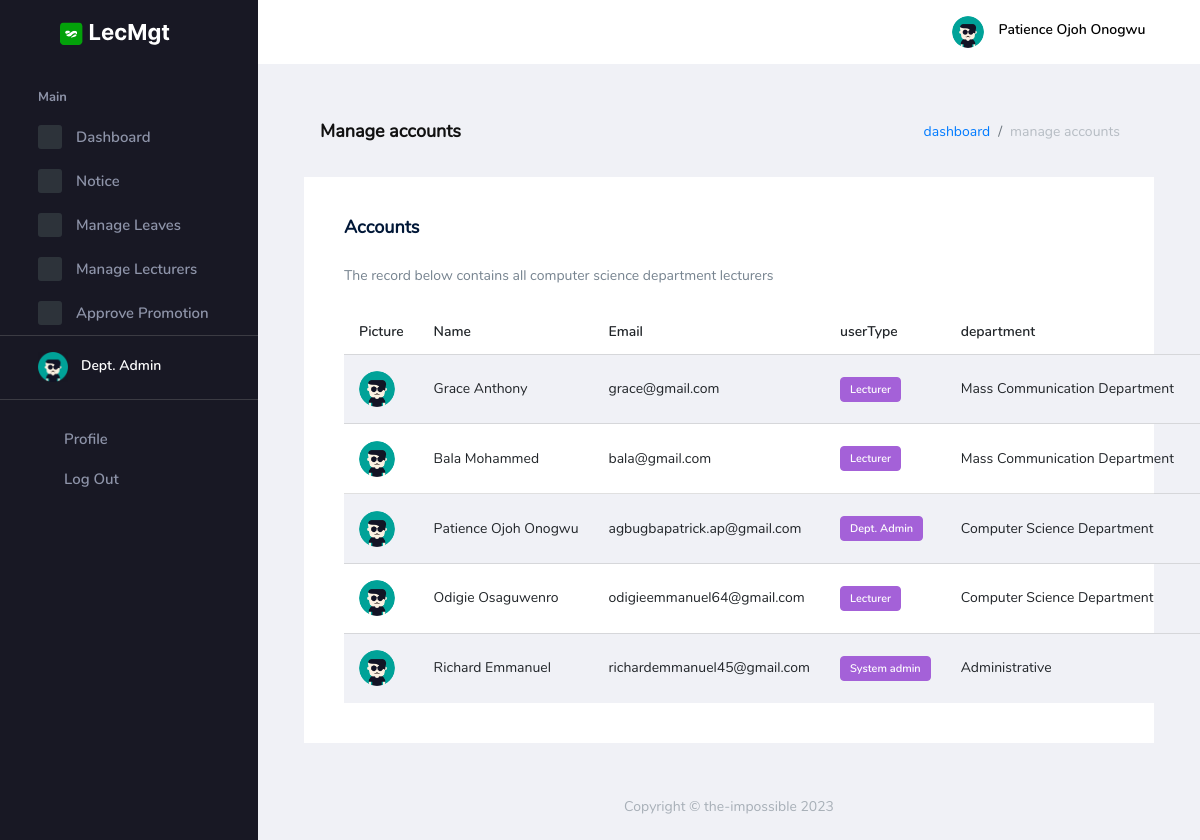
Page /auth/manage_accounts (signed in) on the earlier database version.
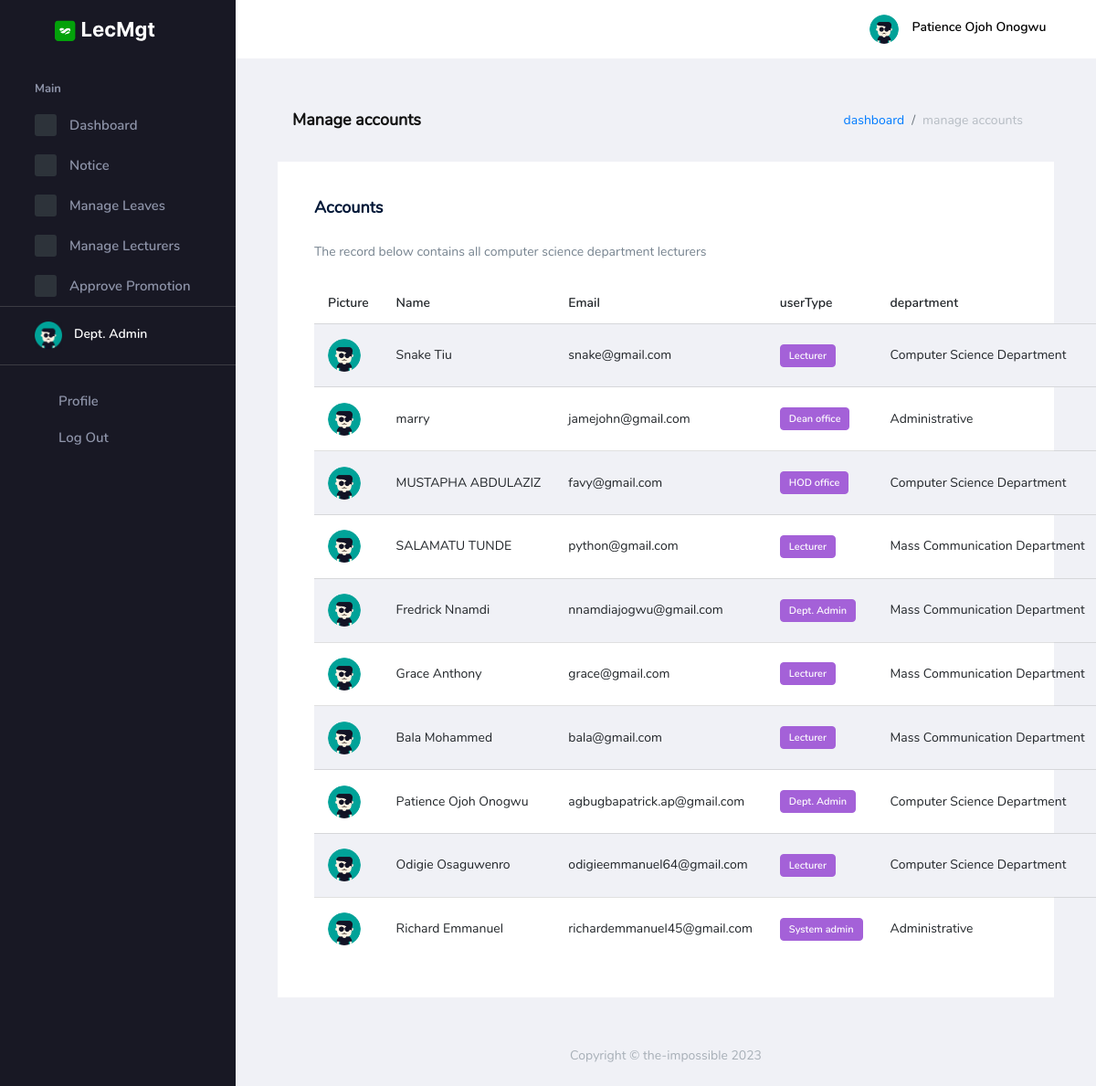
Same page on the later database version.
### lecMgt_auth/models.py (models this page shows, shortened)
class User(AbstractBaseUser, PermissionsMixin):
    user_id = models.UUIDField(
        default=uuid.uuid4, primary_key=True, unique=True, editable=False)
    email = models.CharField(max_length=100, db_index=True,
                             unique=True, verbose_name='email address', blank=True)
    name = models.CharField(
        max_length=100, db_index=True, blank=True, null=True)
    pics = models.ImageField(
        default='img/user.png', upload_to='uploads/', null=True)
    department = models.ForeignKey(
        Department, on_delete=models.CASCADE, blank=True, null=True,)
    date_joined = models.DateTimeField(
        verbose_name='date_joined', auto_now_add=True)
    last_login = models.DateTimeField(
        verbose_name='last_login', auto_now=True, null=True)
    is_active = models.BooleanField(default=True)
    is_staff = models.BooleanField(default=False)
    is_dept = models.BooleanField(default=False)
    is_central = models.BooleanField(default=False)
    is_dean = models.BooleanField(default=False)
    is_hod = models.BooleanField(default=False)
    is_superuser = models.BooleanField(default=False)
    USERNAME_FIELD = 'email'
    REQUIRED_FIELDS = ['name',]
    objects = UserManager()
    class Meta:
        db_table = 'Users'
        verbose_name_plural = 'Users'

class Department(models.Model):
    dept_id = models.UUIDField(
        default=uuid.uuid4, primary_key=True, unique=True, editable=False)
    dept_title = models.CharField(max_length=50, unique=True)
    def __str__(self):
        return self.dept_title
    class Meta:
        db_table = 'Department'
        verbose_name_plural = 'Departments'

### lecMgt_auth/views.py (the view, shortened to what this page needs)
# urls.py: path('manage_accounts', ManageAccounts.as_view(), name="manage_accounts"),
class ManageAccounts(LoginRequiredMixin, ListView):
    template_name = 'backend/auth/manage_accounts.html'
    def get_queryset(self):
        return User.objects.all().order_by('-date_joined')

### Templates/backend/auth/manage_accounts.html (shortened to what this page needs)
{% extends 'base.html' %}
{% load crispy_forms_tags %}
{% load static %}
{% block head %}{% include 'partials/auth_head.html' %}{% endblock head %}
{% block body %}
    <div class="container-scroller">
    {% block nav %}{% include 'partials/auth_nav.html' %}{% endblock nav %}
      <div class="container-fluid page-body-wrapper">
        {% include 'partials/auth_sidebar.html' %}
        <div class="main-panel">
          <div class="content-wrapper">
            <div class="page-header">
              <h3 class="page-title"> Manage accounts </h3>
              <nav aria-label="breadcrumb">
                <ol class="breadcrumb">
                  <li class="breadcrumb-item"><a href="{% url 'auth:dashboard' %}">dashboard</a></li>
                  <li class="breadcrumb-item active" aria-current="page">manage accounts</li>
                </ol>
              </nav>
            </div>
            <div class="row">
              <div class="col-lg-12 grid-margin stretch-card">
                <div class="card">
                  <div class="card-body">
                    <h4 class="card-title">Accounts</h4>
                    {% if request.user.is_staff %}
                    <p class="card-description"> The record below contains all system users</p>
                    {% else %}
                    <p class="card-description"> The record below contains all {{request.user.department|lower}} lecturers</p>
                    {% endif %}
                    <table class="table table-striped table-hover">
                      <thead>
                        <tr>
                          <th> Picture </th>
                          <th> Name </th>
                          <th> Email </th>
                          <th> userType </th>
                          <th> department </th>
                          <th> Action </th>
                        </tr>
                      </thead>
                      <tbody>
                        {% for object in object_list %}
                        <tr>
                          <td class="py-1">
                            <a {% if request.user.is_staff %} href=" {% url 'auth:edit_account' object.pk %}"{% endif %}>
                              <img src="{{ object.pics.url }}" width="60" alt="image" />
                            </a>
                          </td>
                          <td> {{ object.name}} </td>
                          <td> {{ object.email}} </td>
                          <td>
                            <label class="badge badge-info">
                            {% include 'partials/user_type.html' %}
                            </label>
                          </td>
                          <td> {{ object.department}} </td>
                          <td>
                          </td>
                        </tr>
                        {% endfor %}
                      </tbody>
                    </table>
                  </div>
                </div>
              </div>
            </div>
          </div>
          {% block footer %}{% include 'partials/auth_footer.html' %}{% endblock footer %}
        </div>
      </div>
    </div>
  {% endblock %}

### Templates/base.html (shortened to what this page needs)
<!DOCTYPE html>
<html lang="en">
	<head>
    	{% block head %} {% endblock %}
	</head>
	<body>
	{% block body %}{% endblock %}
	</body>
</html>

### Templates/partials/auth_head.html (shortened to what this page needs)
{% load static %}
<link rel="stylesheet" href="{% static 'auth/assets/vendors/mdi/css/materialdesignicons.min.css' %}">
<link rel="stylesheet" href="{% static 'auth/assets/vendors/flag-icon-css/css/flag-icon.min.css' %}">
<link rel="stylesheet" href="{% static 'auth/assets/vendors/css/vendor.bundle.base.css' %}">
<link rel="stylesheet" href="{% static 'auth/assets/vendors/font-awesome/css/font-awesome.min.css' %}" />
<link rel="stylesheet" href="{% static 'auth/assets/vendors/bootstrap-datepicker/bootstrap-datepicker.min.css' %}">
<link rel="stylesheet" href="{% static 'auth/assets/css/style.css' %}">

### Templates/partials/auth_nav.html (shortened to what this page needs)
{% load static %}
<nav class="navbar default-layout-navbar col-lg-12 col-12 p-0 fixed-top d-flex flex-row">
    <div class="text-center navbar-brand-wrapper d-flex align-items-center justify-content-center">
      <a class="navbar-brand brand-logo" href="{% url 'basic:home' %}"><img src="{% static 'auth/assets/images/logo.svg' %}" alt="logo" /></a>
    </div>
    <div class="navbar-menu-wrapper d-flex align-items-stretch">
      <button class="navbar-toggler navbar-toggler align-self-center" type="button" data-toggle="minimize">
        <span class="mdi mdi-menu"></span>
      </button>
      <ul class="navbar-nav navbar-nav-right">
        <li class="nav-item nav-profile dropdown">
          <a class="nav-link dropdown-toggle" id="profileDropdown" href="#" data-toggle="dropdown" aria-expanded="false">
            <div class="nav-profile-img">
              <img src="{{ request.user.pics.url }}" alt="image">
            </div>
            <div class="nav-profile-text">
              <p class="mb-1 text-black">{{request.user.name}}</p>
            </div>
          </a>
        </li>
      </ul>
    </div>
  </nav>

### Templates/partials/auth_sidebar.html (shortened to what this page needs)
{% load static %}
<nav class="sidebar sidebar-offcanvas" id="sidebar">
  <ul class="nav">
    <li class="nav-item nav-category">Main</li>
    <li class="nav-item">
      <a class="nav-link" href="{% url 'auth:dashboard' %}">
        <span class="icon-bg"><i class="mdi mdi-cube menu-icon"></i></span>
        <span class="menu-title">Dashboard</span>
      </a>
    </li>
    {% if request.user.is_staff %}
    <li class="nav-item">
      <a class="nav-link" data-toggle="collapse" href="#ui-basic" aria-expanded="false" aria-controls="ui-basic">
        <span class="icon-bg"><i class="mdi mdi-crosshairs-gps menu-icon"></i></span>
        <span class="menu-title">Accounts</span>
        <i class="menu-arrow"></i>
      </a>
      <div class="collapse" id="ui-basic">
        <ul class="nav flex-column sub-menu">
          <li class="nav-item"> <a class="nav-link" href="{% url 'auth:create_account' %}">Create Account</a></li>
          <li class="nav-item"> <a class="nav-link" href="{% url 'auth:manage_accounts' %}">Manage Accounts</a></li>
        </ul>
      </div>
    </li>
    <li class="nav-item">
      <a class="nav-link" href="{% url 'auth:manage_promotion' %}">
        <span class="icon-bg"><i class="mdi mdi-chart-bar menu-icon"></i></span>
        <span class="menu-title">View Promotions</span>
      </a>
    </li>
    {% elif request.user.is_dept or request.user.is_hod %}
    <li class="nav-item">
      <a class="nav-link" data-toggle="collapse" href="#ui-notice" aria-expanded="false" aria-controls="ui-notice">
        <span class="icon-bg"><i class="mdi mdi-table-large menu-icon"></i></span>
        <span class="menu-title">Notice</span>
        <i class="menu-arrow"></i>
      </a>
    </li>
    <li class="nav-item">
      <a class="nav-link" href="{% url 'auth:manage_leaves' %}">
        <span class="icon-bg"><i class="mdi mdi-chart-bar menu-icon"></i></span>
        <span class="menu-title">Manage Leaves</span>
      </a>
    </li>
    <li class="nav-item">
      <a class="nav-link" href="{% url 'auth:manage_lecturers' %}">
        <span class="icon-bg"><i class="mdi mdi-chart-bar menu-icon"></i></span>
        <span class="menu-title">Manage Lecturers</span>
      </a>
    </li>
    <li class="nav-item">
      <a class="nav-link" href="{% url 'auth:manage_promotion' %}">
        <span class="icon-bg"><i class="mdi mdi-chart-bar menu-icon"></i></span>
        <span class="menu-title">Approve Promotion</span>
      </a>
    </li>
    {% endif %}
    <li class="nav-item sidebar-user-actions">
      <div class="user-details">
        <div class="d-flex justify-content-between align-items-center">
          <div>
            <div class="d-flex align-items-center">
              <div class="sidebar-profile-img">
                <img src="{{ request.user.pics.url }}" width="30" alt="image">
              </div>
              <div class="sidebar-profile-text">
                <p class="mb-1">
                  {% if request.user.is_staff %}
                    System admin
                  {% elif request.user.is_central %}
                    Central admin
                    {% elif request.user.is_dean %}
                    Dean office
                    {% elif request.user.is_hod %}
                    HOD office
                    {% elif request.user.is_dept %}
                    Dept. Admin
                    {% else %}
                    Lecturer
                  {% endif %}
                </p>
              </div>
            </div>
          </div>
        </div>
      </div>
    </li>
    <li class="nav-item sidebar-user-actions">
      <div class="sidebar-user-menu">
        <a href="{% url 'auth:profile' request.user.user_id %}" class="nav-link"><i class="mdi mdi-account-outline menu-icon"></i>
          <span class="menu-title">Profile</span>
        </a>
      </div>
    </li>
    <li class="nav-item sidebar-user-actions">
      <div class="sidebar-user-menu">
        <a data-toggle="modal" data-target="#basicModal" style="cursor: pointer;" class="nav-link"><i class="mdi mdi-logout menu-icon"></i>
          <span class="menu-title">Log Out</span></a>
      </div>
    </li>
  </ul>
</nav>

### Templates/partials/user_type.html
{% if object.is_staff %}
    System admin
{% elif object.is_central %}
    Central admin
    {% elif object.is_dean %}
    Dean office
    {% elif object.is_hod %}
    HOD office
    {% elif object.is_dept %}
    Dept. Admin
    {% else %}
    Lecturer
{% endif %}

### Templates/partials/auth_footer.html
{% load static %}
<footer class="footer">
    <div class="footer-inner-wraper">
      <div class="d-sm-flex justify-content-center justify-content-sm-center">
        <span class="text-muted d-block text-center text-sm-center d-sm-inline-block">Copyright © the-impossible 2023</span>
      </div>
    </div>
</footer>

### Templates/partials/auth_script.html (shortened to what this page needs)
{% load static %}

Differences in the rows shown:
added User: pics (placeholder picture), name "Snake Tiu", email "snake@gmail.com", is_staff "Lecturer", department "Computer Science Department"
added User: pics (placeholder picture), name "marry", email "jamejohn@gmail.com", is_staff "Dean office", department "Administrative"
added User: pics (placeholder picture), name "MUSTAPHA ABDULAZIZ", email "favy@gmail.com", is_staff "HOD office", department "Computer Science Department"
added User: pics (placeholder picture), name "SALAMATU TUNDE", email "python@gmail.com", is_staff "Lecturer", department "Mass Communication Department"
added User: pics (placeholder picture), name "Fredrick Nnamdi", email "nnamdiajogwu@gmail.com", is_staff "Dept. Admin", department "Mass Communication Department"
